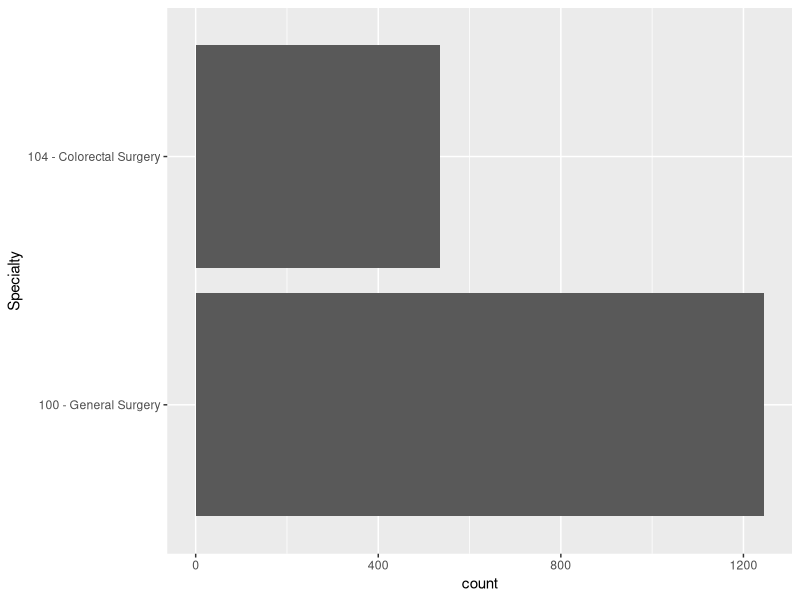
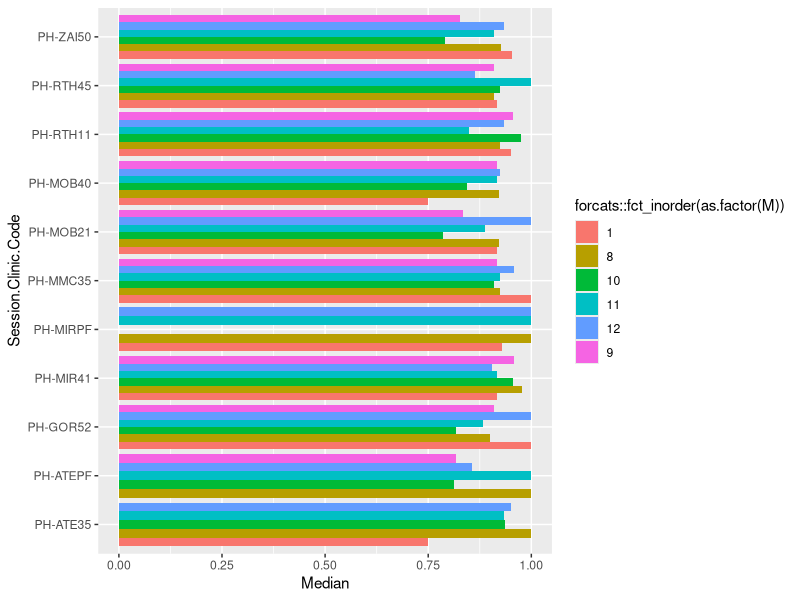
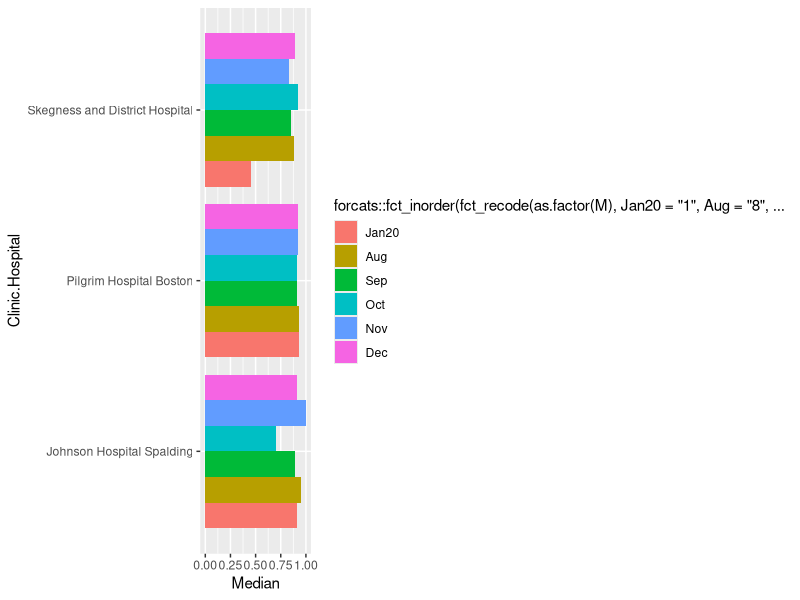
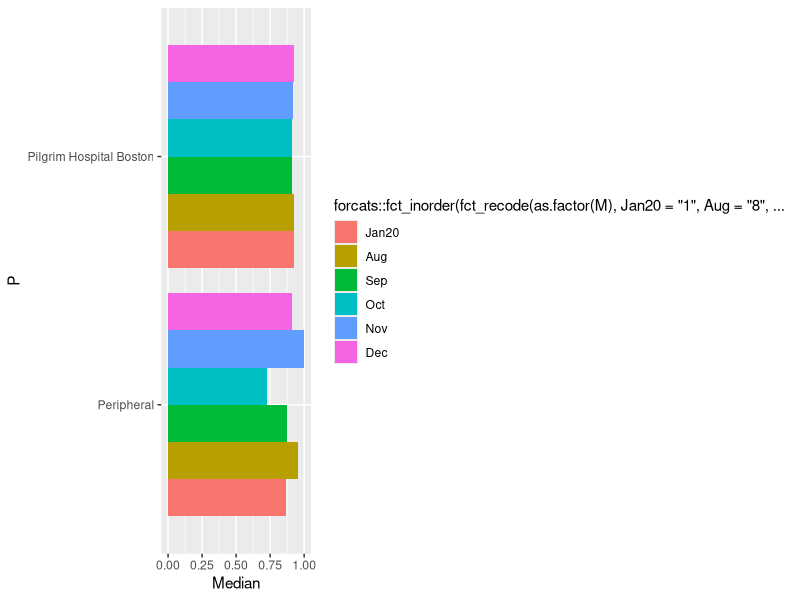
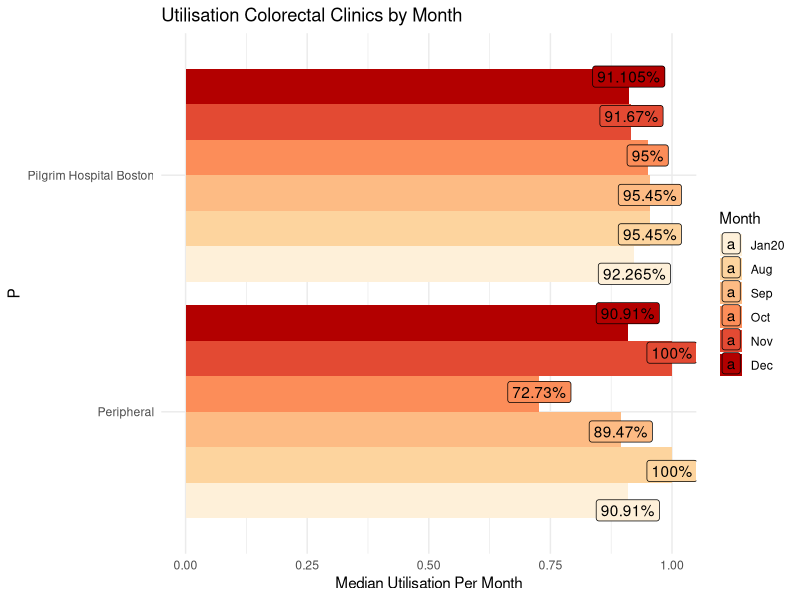
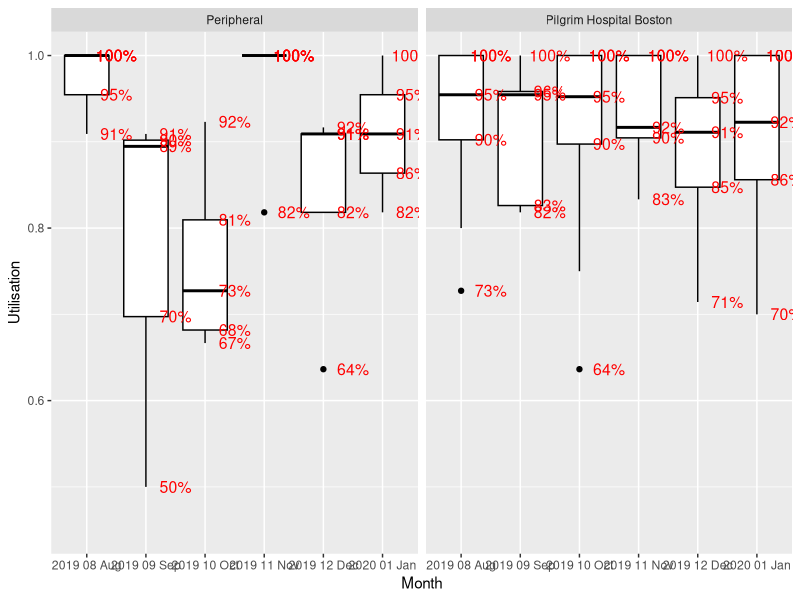
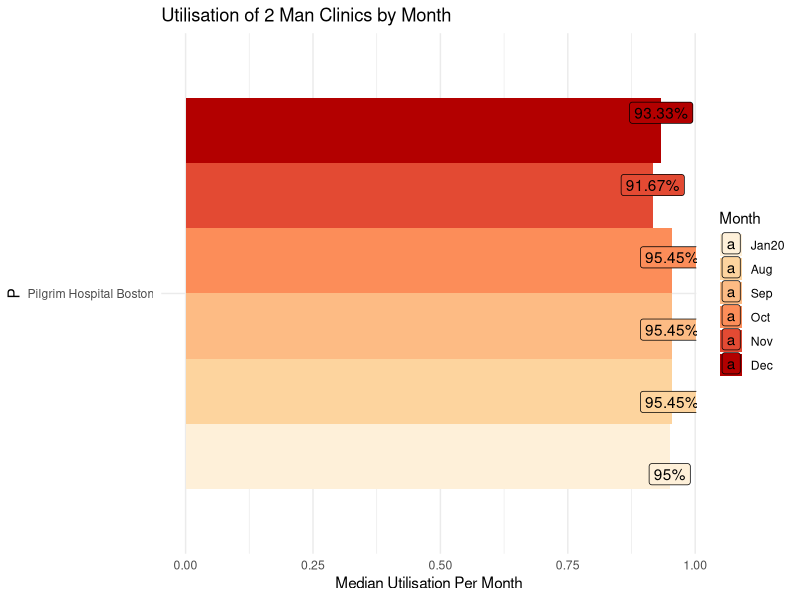
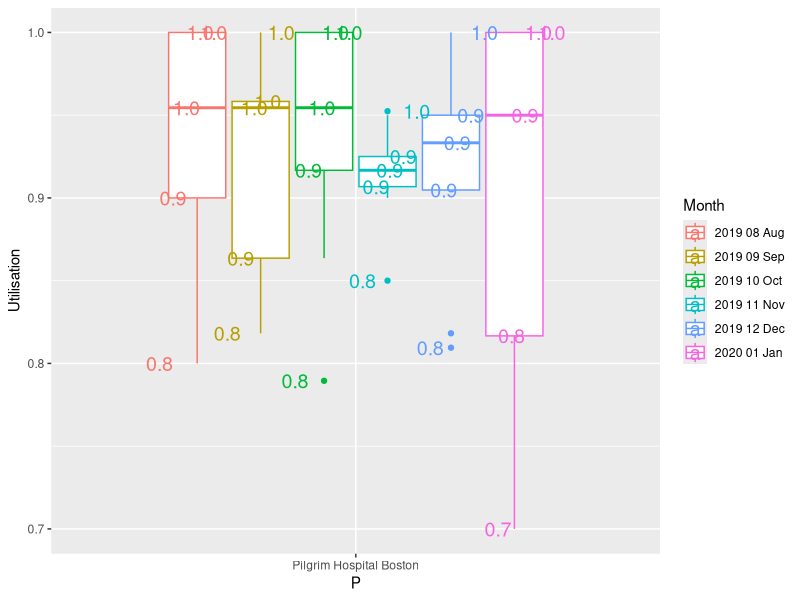

These charts were generated, in order, by the following R code:
library(tidyverse)
library(magrittr)
library(here)
library(magrittr)
library(readxl)
library(RColorBrewer)
library(lubridate)
library(forcats)

setwd(here::here())


CU <- read_excel("6045-1920 - Clinic Slots Utilisation - Pilgrim Hospital and Peripheral S....xlsx", 
                 sheet = "Data", col_types = c("text", 
                                               "text", "text", "text", "date", "text", 
                                               "numeric", "numeric", "numeric", 
                                               "numeric", "numeric"), skip = 11)
 
table(CU$Division) 

CU %<>% filter(Division=='Surgery')
table(CU$Specialty)
CU1 <- CU[str_detect(CU$Specialty,'Colorectal')|str_detect(CU$Specialty,'Gen Surg')|str_detect(CU$Specialty,'GS Endo')|str_detect(CU$Specialty,'General Surgery'),]
CU2 <-  CU1[CU1$Specialty!='100 - General Surgery Breast Clinic',]
CU2 %>%  ggplot(aes(x=Specialty))+ geom_bar()+coord_flip()

colnames(CU2) <- str_replace_all(colnames(CU2),pattern = ' ',replacement ='.') 

table(CU2$Clinic.Hospital)
CU2$P <- CU2$Clinic.Hospital
CU2$P[CU2$P !='Pilgrim Hospital Boston'] <- 'Peripheral'
CU2 %<>% filter(Clinic.Hospital!='Spire Nottingham (ULHT)') 
CU2 %<>% filter(Clinic.Hospital!='Louth County Hospital') 

CU2 %<>% filter(Session.Clinic.Code=='SD-ATESD'|
                  Session.Clinic.Code=='SD-MMCSD'|
                  Session.Clinic.Code=='JH-ZAIO4'|
                  Session.Clinic.Code=='JH-MIRO2'|
                  Session.Clinic.Code=='PH-RTH11'|
                  Session.Clinic.Code=='PH-MIRPF'|
                  Session.Clinic.Code=='PH-ATEPF'|
                  Session.Clinic.Code=='PH-MOB21'|
                  Session.Clinic.Code=='PH-MMC35'|
                  Session.Clinic.Code=='PH-ATE35'|
                  Session.Clinic.Code=='PH-MIR41'|
                  Session.Clinic.Code=='PH-RTH45'|
                  Session.Clinic.Code=='PH-MOB40'|
                  Session.Clinic.Code=='PH-ZAI50'|
                  Session.Clinic.Code=='PH-GOR52')

max(CU2$Session.Start.Date)
min(CU2$Session.Start.Date)
CU2 %<>% mutate(M=month(Session.Start.Date))

CU2 %>% group_by(Clinic.Hospital,Session.Clinic.Code,M) %>% summarise(Median=median(Utilisation))%>% 
  filter(Clinic.Hospital=='Pilgrim Hospital Boston') %>%
  ggplot(aes(x=Session.Clinic.Code,y=Median,fill=forcats::fct_inorder(as.factor(M))))+
  geom_bar(stat = 'identity',position = position_dodge())+
  coord_flip()
CU2 %>% group_by(Clinic.Hospital,M) %>% summarise(Median=median(Utilisation))%>% 
  ggplot(aes(x=Clinic.Hospital,y=Median,fill=forcats::fct_inorder(fct_recode(as.factor(M),Jan20='1',Aug='8',Sep='9',Oct='10',Nov='11',Dec='12'))))+
  geom_bar(stat = 'identity',position = position_dodge())+
  coord_flip()
CU2 %>% group_by(P,M) %>% summarise(Median=median(Utilisation))%>% 
  ggplot(aes(x=P,y=Median,fill=forcats::fct_inorder(fct_recode(as.factor(M),Jan20='1',Aug='8',Sep='9',Oct='10',Nov='11',Dec='12'))))+
  geom_bar(stat = 'identity',position = position_dodge())+
  coord_flip()
## BarPLOT Colorectal
CU2 %>%filter(Session.Clinic.Code=='SD-ATESD'|
                Session.Clinic.Code=='JH-ZAIO4'|
                Session.Clinic.Code=='JH-MIRO2'|
                Session.Clinic.Code=='PH-RTH11'|
                Session.Clinic.Code=='PH-MIRPF'|
                Session.Clinic.Code=='PH-ATEPF'|
                Session.Clinic.Code=='PH-ATE35'|
                Session.Clinic.Code=='PH-MIR41'|
                Session.Clinic.Code=='PH-RTH45'|
                Session.Clinic.Code=='PH-ZAI50') %>%  group_by(P,M) %>% summarise(Median=median(Utilisation)) %>% mutate(Pct=paste0(Median*100,'%'))%>% 
  ggplot(aes(x=P,y=Median,fill=forcats::fct_inorder(fct_recode(as.factor(M),Jan20='1',Aug='8',Sep='9',Oct='10',Nov='11',Dec='12'))))+
  geom_bar(stat = 'identity',position = position_dodge())+ geom_label(aes(x=P,y=Median,label=Pct),position = position_dodge(width = 1))+coord_flip() +labs(title = 'Utilisation Colorectal Clinics by Month',fill= 'Month',y='Median Utilisation Per Month') + theme_minimal() +scale_fill_brewer(palette =8)

CU2 %>%filter(Session.Clinic.Code=='SD-ATESD'|
                Session.Clinic.Code=='JH-ZAIO4'|
                Session.Clinic.Code=='JH-MIRO2'|
                Session.Clinic.Code=='PH-RTH11'|
                Session.Clinic.Code=='PH-MIRPF'|
                Session.Clinic.Code=='PH-ATEPF'|
                Session.Clinic.Code=='PH-ATE35'|
                Session.Clinic.Code=='PH-MIR41'|
                Session.Clinic.Code=='PH-RTH45'|
                Session.Clinic.Code=='PH-ZAI50') %>%  ggplot(aes(x=Month,y=Utilisation))+geom_boxplot(col='black') +
  stat_summary(geom="text", 
               fun.y=quantile,
               aes(label=paste0(round(..y..,2)*100,'%')),col='Red',position =position_nudge(x=0.5,), size=4) + facet_wrap(~P) + scale_y_continuous(limits = c(0.45,1))

  


##PLOT 2 Man Clinics Barplot & Boxplot
  CU2 %>%filter(  Session.Clinic.Code=='PH-RTH11'|
                Session.Clinic.Code=='PH-ATE35'|
                Session.Clinic.Code=='PH-MIR41'|
                Session.Clinic.Code=='PH-ZAI50') %>%  group_by(P,M) %>% summarise(Median=median(Utilisation))%>% mutate(Pct=paste0(Median*100,'%'))%>%
  ggplot(aes(x=P,y=Median,fill=forcats::fct_inorder(fct_recode(as.factor(M),Jan20='1',Aug='8',Sep='9',Oct='10',Nov='11',Dec='12'))))+
  geom_bar(stat = 'identity',position = position_dodge())+
  coord_flip() + geom_label(aes(x=P,y=Median,label=Pct),position = position_dodge(width = 1))+coord_flip() +labs(title = 'Utilisation of 2 Man Clinics by Month',fill= 'Month',y='Median Utilisation Per Month') + theme_minimal() +scale_fill_brewer(palette =8)

 CU2 %>%filter(  Session.Clinic.Code=='PH-RTH11'|
                    Session.Clinic.Code=='PH-ATE35'|
                    Session.Clinic.Code=='PH-MIR41'|
                    Session.Clinic.Code=='PH-ZAI50') %>%  ggplot(aes(x=P,y=Utilisation,col=Month))+geom_boxplot() +stat_summary(geom="text", fun.y=quantile,
                                                                                                                                aes(label=sprintf("%1.1f", ..y..),col=Month),
                                                                                                                                position=position_dodge2(width=.8,preserve = 'total'), size=5)
 